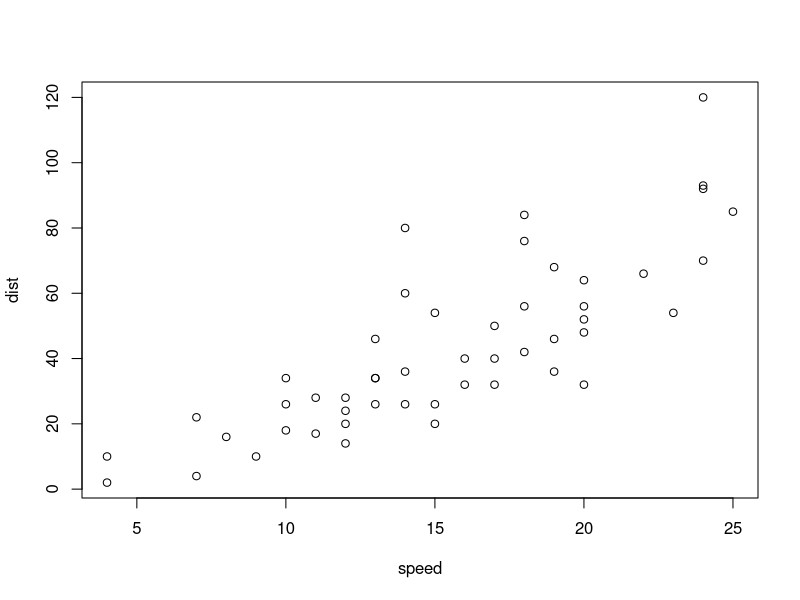
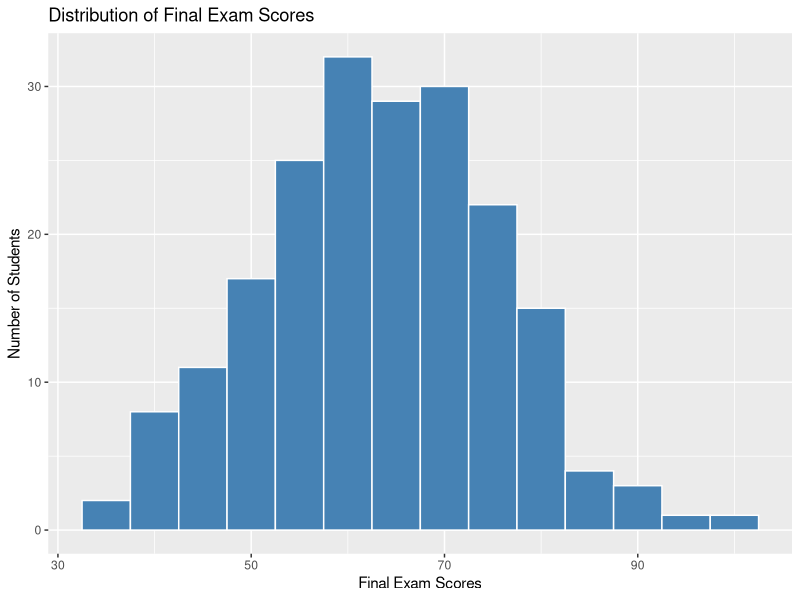
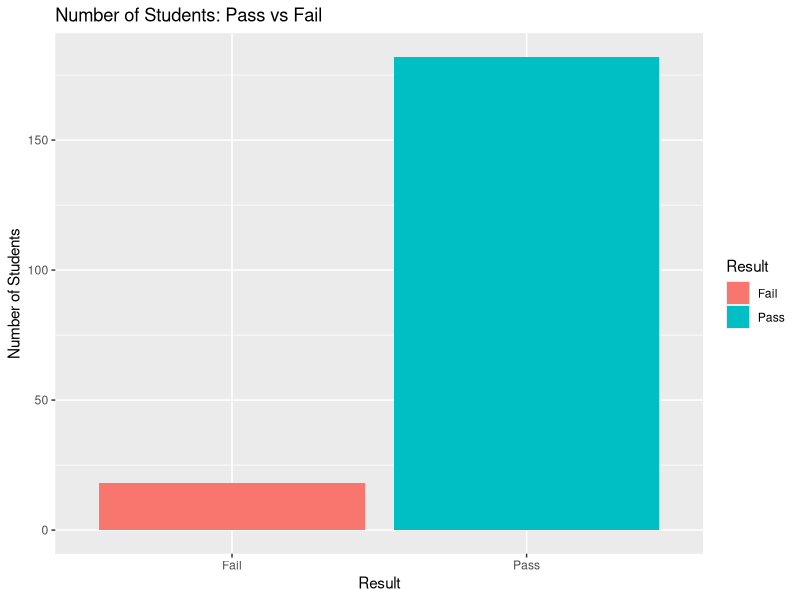
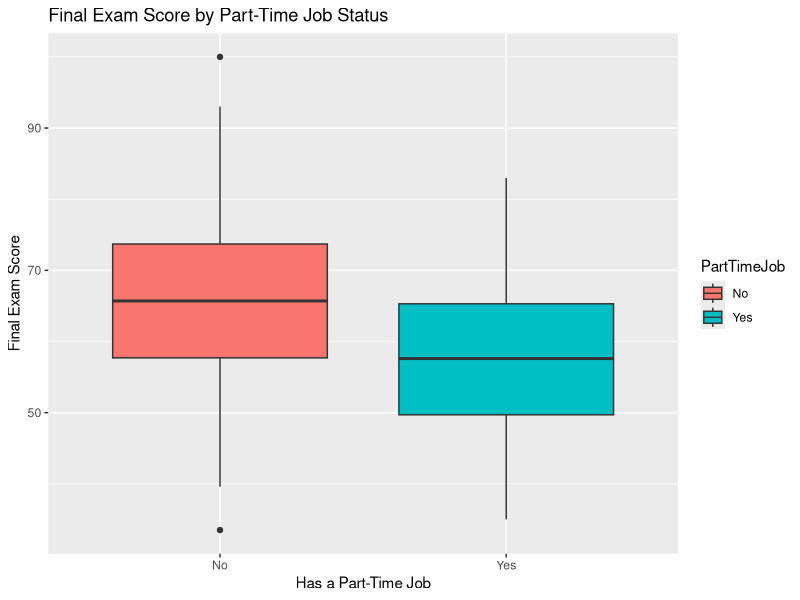
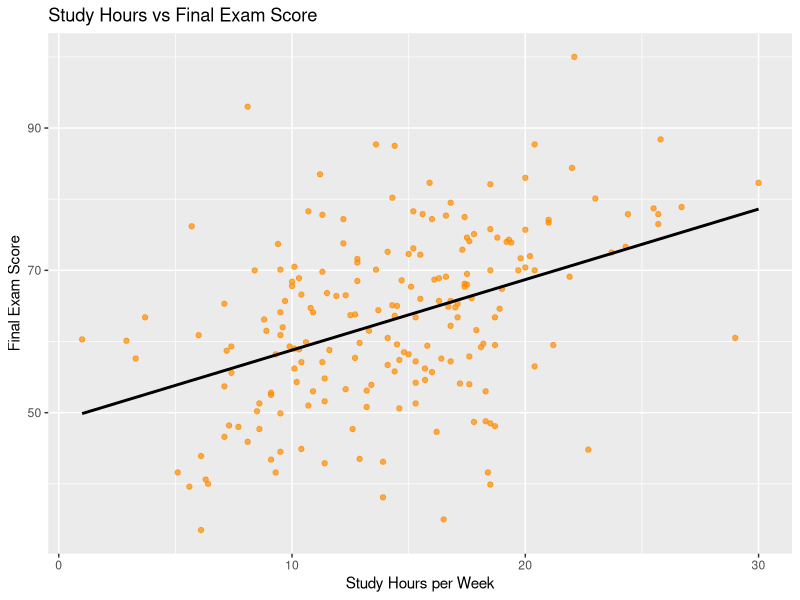
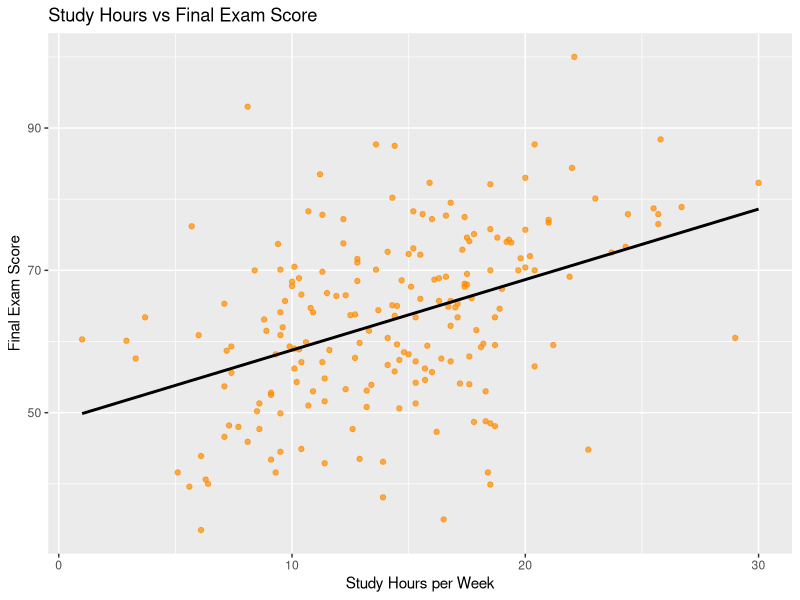

Generate these figures, in order, with R:
## ---- chunk 1
plot(cars)
## ---- chunk 2
install.packages("tidyverse")
## ---- chunk 3
library(tidyverse)
## ---- chunk 4
students <- read_csv("student_performance.csv")
## ---- chunk 5
View(students) 
head(students) 
dim(students) 
## ---- chunk 6
str(students)
## ---- chunk 7
summary(students)
## ---- chunk 8
colSums(is.na(students))
## ---- chunk 9
table(students$Gender)
## ---- chunk 10
table(students$Result)
## ---- chunk 11
table(students$PartTimeJob)
## ---- chunk 12
mean(students$FinalExamScore)
## ---- chunk 13
median(students$FinalExamScore)
## ---- chunk 14
cor(students$StudyHoursPerWeek, students$FinalExamScore)
cor(students$AttendancePercent, students$FinalExamScore)
cor(students$SleepHoursPerNight, students$FinalExamScore)
## ---- chunk 15
ggplot(students, aes(x = FinalExamScore)) +
  geom_histogram(binwidth = 5, fill = "steelblue", color = "white") +
  labs(title = "Distribution of Final Exam Scores",
       x = "Final Exam Scores", y = "Number of Students")
## ---- chunk 16
ggplot(students, aes(x = Result, fill = Result)) +
geom_bar() +
labs(title = "Number of Students: Pass vs Fail",
x = "Result", y = "Number of Students")
## ---- chunk 17
ggplot(students, aes(x = PartTimeJob, y = FinalExamScore, fill = PartTimeJob)) +
geom_boxplot() +
labs(title = "Final Exam Score by Part-Time Job Status",
x = "Has a Part-Time Job", y = "Final Exam Score")
## ---- chunk 18
ggplot(students, aes(x = StudyHoursPerWeek, y = FinalExamScore)) +
geom_point(color = "darkorange", alpha = 0.7) +
geom_smooth(method = "lm", se = FALSE, color = "black") +
labs(title = "Study Hours vs Final Exam Score",
x = "Study Hours per Week", y = "Final Exam Score")
## ---- chunk 19
ggsave("study_hours_vs_score.png", width = 7, height = 5, dpi = 300)
